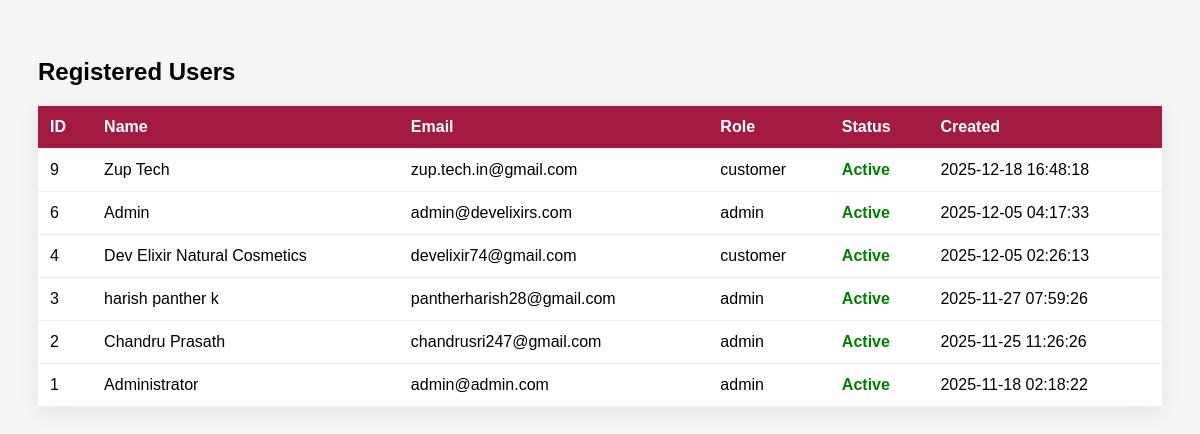
The page /admin_users.php on the database its author committed.
### tables this page shows
CREATE TABLE `users` (
  `id` int(10) UNSIGNED NOT NULL,
  `name` varchar(255) NOT NULL,
  `email` varchar(255) NOT NULL,
  `google_id` varchar(255) DEFAULT NULL,
  `phone` varchar(20) DEFAULT NULL,
  `gender` enum('male','female') DEFAULT NULL,
  `password` varchar(255) DEFAULT NULL,
  `otp` varchar(6) DEFAULT NULL,
  `is_verified` tinyint(1) DEFAULT 0,
  `role` varchar(50) NOT NULL DEFAULT 'admin',
  `is_active` tinyint(1) NOT NULL DEFAULT 1,
  `created_at` timestamp NOT NULL DEFAULT current_timestamp(),
  `is_subscriber` tinyint(1) NOT NULL DEFAULT 0 COMMENT 'Is user currently subscribed',
  `current_subscription_id` int(11) DEFAULT NULL COMMENT 'FK to user_subscriptions',
  `subscription_expires_at` date DEFAULT NULL COMMENT 'Subscription expiry date'
);

### admin_users.php (the view, shortened to what this page needs)
<?php
require_once "includes/db.php";
$stmt = $pdo->query("SELECT id, name, email, role, is_active, created_at FROM users ORDER BY id DESC");
$users = $stmt->fetchAll(PDO::FETCH_ASSOC);
?>
<!DOCTYPE html>
<html>
<head>
</head>
<body>
<h2>Registered Users</h2>
<table>
<tr>
  <th>ID</th>
  <th>Name</th>
  <th>Email</th>
  <th>Role</th>
  <th>Status</th>
  <th>Created</th>
</tr>
<?php foreach($users as $user): ?>
<tr>
  <td><?= $user['id']; ?></td>
  <td><?= htmlspecialchars($user['name']); ?></td>
  <td><?= htmlspecialchars($user['email']); ?></td>
  <td><?= $user['role']; ?></td>
  <td>
    <span class="<?= $user['is_active'] ? 'status-active' : 'status-inactive' ?>">
      <?= $user['is_active'] ? 'Active' : 'Inactive'; ?>
    </span>
  </td>
  <td><?= $user['created_at']; ?></td>
</tr>
<?php endforeach; ?>
</table>
</body>
</html>

### admin_users.php (style rules this page uses)
body { font-family:Poppins, Arial;background:#f5f5f5;padding:30px; }
table { width:100%; border-collapse:collapse; background:#fff; box-shadow:0 5px 20px rgba(0,0,0,0.08); }
th,td { padding:12px; border-bottom:1px solid #eee; text-align:left; }
th { background:#A41B42;color:#fff; }
.status-active { color:green;font-weight:bold; }

### rows shown on the page
users: id "9", name "Zup Tech", email "zup.tech.in@gmail.com", role "customer", is_active "Active", created_at "2025-12-18 16:48:18"
users: id "6", name "Admin", email "admin@develixirs.com", role "admin", is_active "Active", created_at "2025-12-05 04:17:33"
users: id "4", name "Dev Elixir Natural Cosmetics", email "develixir74@gmail.com", role "customer", is_active "Active", created_at "2025-12-05 02:26:13"
users: id "3", name "harish panther k", email "pantherharish28@gmail.com", role "admin", is_active "Active", created_at "2025-11-27 07:59:26"
users: id "2", name "Chandru Prasath", email "chandrusri247@gmail.com", role "admin", is_active "Active", created_at "2025-11-25 11:26:26"
users: id "1", name "Administrator", email "admin@admin.com", role "admin", is_active "Active", created_at "2025-11-18 02:18:22"
